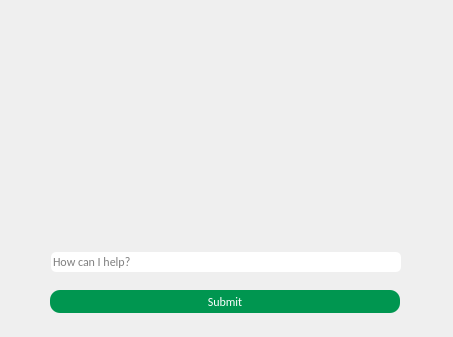
<?xml version="1.0" encoding="UTF-8"?>
<ui version="4.0">
 <class>MainWindow</class>
 <widget class="QMainWindow" name="MainWindow">
  <property name="geometry">
   <rect>
    <x>0</x>
    <y>0</y>
    <width>453</width>
    <height>337</height>
   </rect>
  </property>
  <property name="minimumSize">
   <size>
    <width>453</width>
    <height>337</height>
   </size>
  </property>
  <property name="maximumSize">
   <size>
    <width>453</width>
    <height>337</height>
   </size>
  </property>
  <property name="font">
   <font>
    <family>Calibri</family>
   </font>
  </property>
  <property name="windowTitle">
   <string>Jade Assistant | Medium</string>
  </property>
  <property name="windowIcon">
   <iconset resource="../assets.qrc">
    <normaloff>:/images/assets/jadeIcon.png</normaloff>:/images/assets/jadeIcon.png</iconset>
  </property>
  <property name="styleSheet">
   <string notr="true">QMainWindow {
	border-image: url(:/images/assets/background.png) 0 0 0 0 stretch stretch;
}
</string>
  </property>
  <widget class="QWidget" name="centralwidget">
   <layout class="QGridLayout" name="gridLayout">
    <item row="0" column="0" colspan="3">
     <layout class="QHBoxLayout" name="horizontalLayout_4">
      <item>
       <spacer name="horizontalSpacer_7">
        <property name="orientation">
         <enum>Qt::Horizontal</enum>
        </property>
        <property name="sizeHint" stdset="0">
         <size>
          <width>40</width>
          <height>20</height>
         </size>
        </property>
       </spacer>
      </item>
      <item>
       <widget class="QLabel" name="label">
        <property name="minimumSize">
         <size>
          <width>0</width>
          <height>0</height>
         </size>
        </property>
        <property name="maximumSize">
         <size>
          <width>210</width>
          <height>35</height>
         </size>
        </property>
        <property name="text">
         <string/>
        </property>
        <property name="pixmap">
         <pixmap resource="../assets.qrc">:/images/assets/jadeAssistant.png</pixmap>
        </property>
        <property name="scaledContents">
         <bool>true</bool>
        </property>
       </widget>
      </item>
      <item>
       <spacer name="horizontalSpacer_8">
        <property name="orientation">
         <enum>Qt::Horizontal</enum>
        </property>
        <property name="sizeHint" stdset="0">
         <size>
          <width>40</width>
          <height>20</height>
         </size>
        </property>
       </spacer>
      </item>
     </layout>
    </item>
    <item row="1" column="0">
     <spacer name="horizontalSpacer_5">
      <property name="orientation">
       <enum>Qt::Horizontal</enum>
      </property>
      <property name="sizeType">
       <enum>QSizePolicy::Fixed</enum>
      </property>
      <property name="sizeHint" stdset="0">
       <size>
        <width>40</width>
        <height>20</height>
       </size>
      </property>
     </spacer>
    </item>
    <item row="1" column="2">
     <spacer name="horizontalSpacer_6">
      <property name="orientation">
       <enum>Qt::Horizontal</enum>
      </property>
      <property name="sizeType">
       <enum>QSizePolicy::Fixed</enum>
      </property>
      <property name="sizeHint" stdset="0">
       <size>
        <width>40</width>
        <height>20</height>
       </size>
      </property>
     </spacer>
    </item>
    <item row="2" column="1">
     <widget class="QListWidget" name="listWidget">
      <property name="sizePolicy">
       <sizepolicy hsizetype="Fixed" vsizetype="Fixed">
        <horstretch>0</horstretch>
        <verstretch>0</verstretch>
       </sizepolicy>
      </property>
      <property name="minimumSize">
       <size>
        <width>350</width>
        <height>140</height>
       </size>
      </property>
      <property name="maximumSize">
       <size>
        <width>350</width>
        <height>140</height>
       </size>
      </property>
      <property name="styleSheet">
       <string notr="true">QListWidget {
	background: transparent;
}
</string>
      </property>
     </widget>
    </item>
    <item row="3" column="0" colspan="3">
     <layout class="QHBoxLayout" name="horizontalLayout_2">
      <item>
       <spacer name="horizontalSpacer_4">
        <property name="orientation">
         <enum>Qt::Horizontal</enum>
        </property>
        <property name="sizeType">
         <enum>QSizePolicy::Fixed</enum>
        </property>
        <property name="sizeHint" stdset="0">
         <size>
          <width>40</width>
          <height>20</height>
         </size>
        </property>
       </spacer>
      </item>
      <item>
       <widget class="QLineEdit" name="input">
        <property name="minimumSize">
         <size>
          <width>350</width>
          <height>20</height>
         </size>
        </property>
        <property name="maximumSize">
         <size>
          <width>350</width>
          <height>20</height>
         </size>
        </property>
        <property name="styleSheet">
         <string notr="true">border-radius:5px</string>
        </property>
        <property name="placeholderText">
         <string>How can I help?</string>
        </property>
       </widget>
      </item>
      <item>
       <spacer name="horizontalSpacer_3">
        <property name="orientation">
         <enum>Qt::Horizontal</enum>
        </property>
        <property name="sizeType">
         <enum>QSizePolicy::Fixed</enum>
        </property>
        <property name="sizeHint" stdset="0">
         <size>
          <width>40</width>
          <height>20</height>
         </size>
        </property>
       </spacer>
      </item>
     </layout>
    </item>
    <item row="4" column="0" colspan="3">
     <layout class="QHBoxLayout" name="horizontalLayout">
      <item>
       <spacer name="horizontalSpacer">
        <property name="orientation">
         <enum>Qt::Horizontal</enum>
        </property>
        <property name="sizeType">
         <enum>QSizePolicy::Fixed</enum>
        </property>
        <property name="sizeHint" stdset="0">
         <size>
          <width>38</width>
          <height>20</height>
         </size>
        </property>
       </spacer>
      </item>
      <item>
       <widget class="QPushButton" name="submit">
        <property name="sizePolicy">
         <sizepolicy hsizetype="Fixed" vsizetype="Fixed">
          <horstretch>0</horstretch>
          <verstretch>0</verstretch>
         </sizepolicy>
        </property>
        <property name="minimumSize">
         <size>
          <width>350</width>
          <height>23</height>
         </size>
        </property>
        <property name="maximumSize">
         <size>
          <width>221</width>
          <height>23</height>
         </size>
        </property>
        <property name="styleSheet">
         <string notr="true">QPushButton {
	background-color: rgb(0, 150, 80);
	border-color: rgb(0, 255, 0);
	border-radius: 10px;
	font: 10pt &quot;Calibri&quot;;
	
	color: rgb(255, 255, 255);
}

QPushButton:hover {
	background-color: rgb(0, 170, 100);
}

QPushButton:pressed {
	
	background-color: rgb(0, 200, 120);
}</string>
        </property>
        <property name="text">
         <string>Submit</string>
        </property>
       </widget>
      </item>
      <item>
       <spacer name="horizontalSpacer_2">
        <property name="orientation">
         <enum>Qt::Horizontal</enum>
        </property>
        <property name="sizeType">
         <enum>QSizePolicy::Fixed</enum>
        </property>
        <property name="sizeHint" stdset="0">
         <size>
          <width>40</width>
          <height>20</height>
         </size>
        </property>
       </spacer>
      </item>
     </layout>
    </item>
   </layout>
  </widget>
 </widget>
 <resources>
  <include location="../assets.qrc"/>
 </resources>
 <connections/>
</ui>
